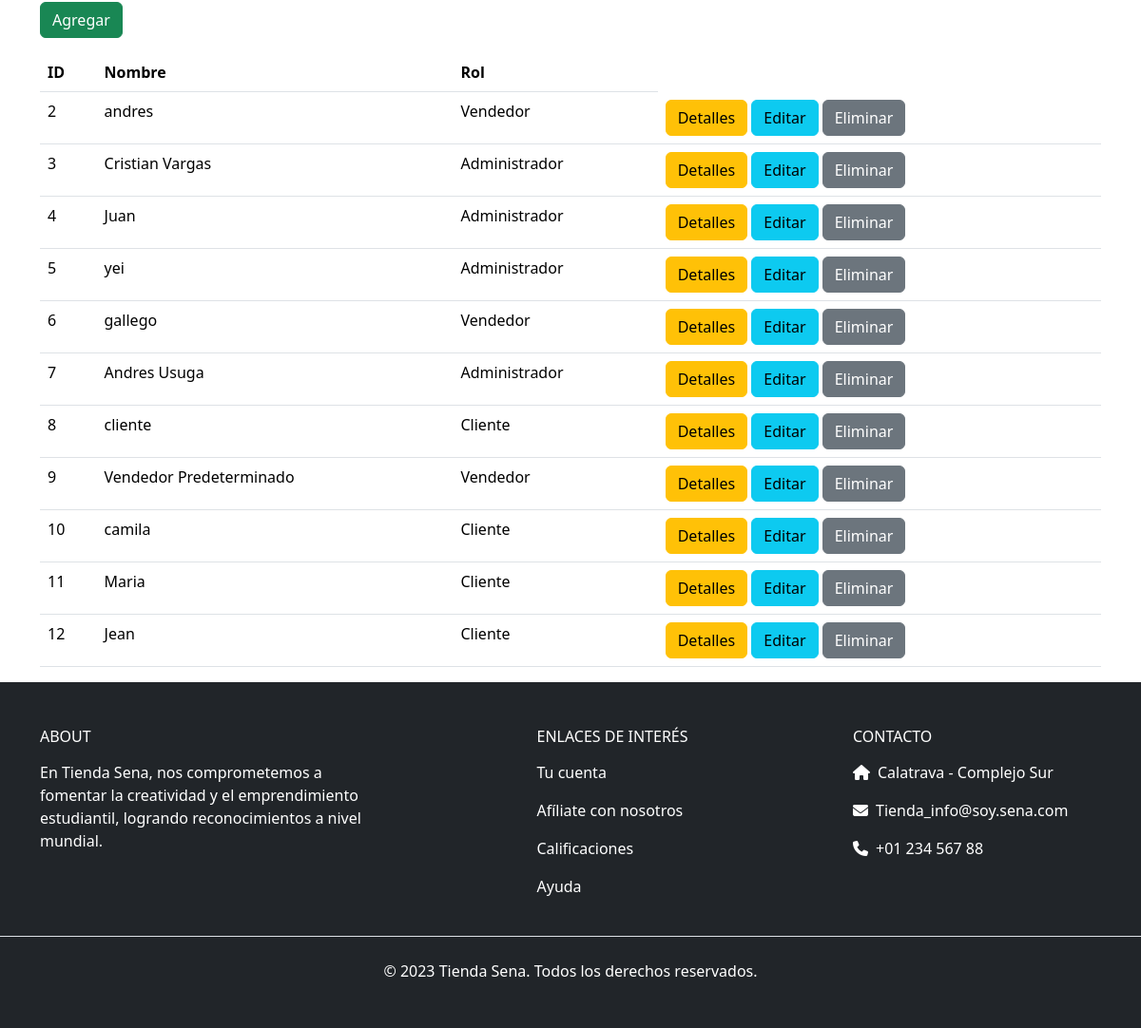
Before: /usuarios (lower part) with the older database file.
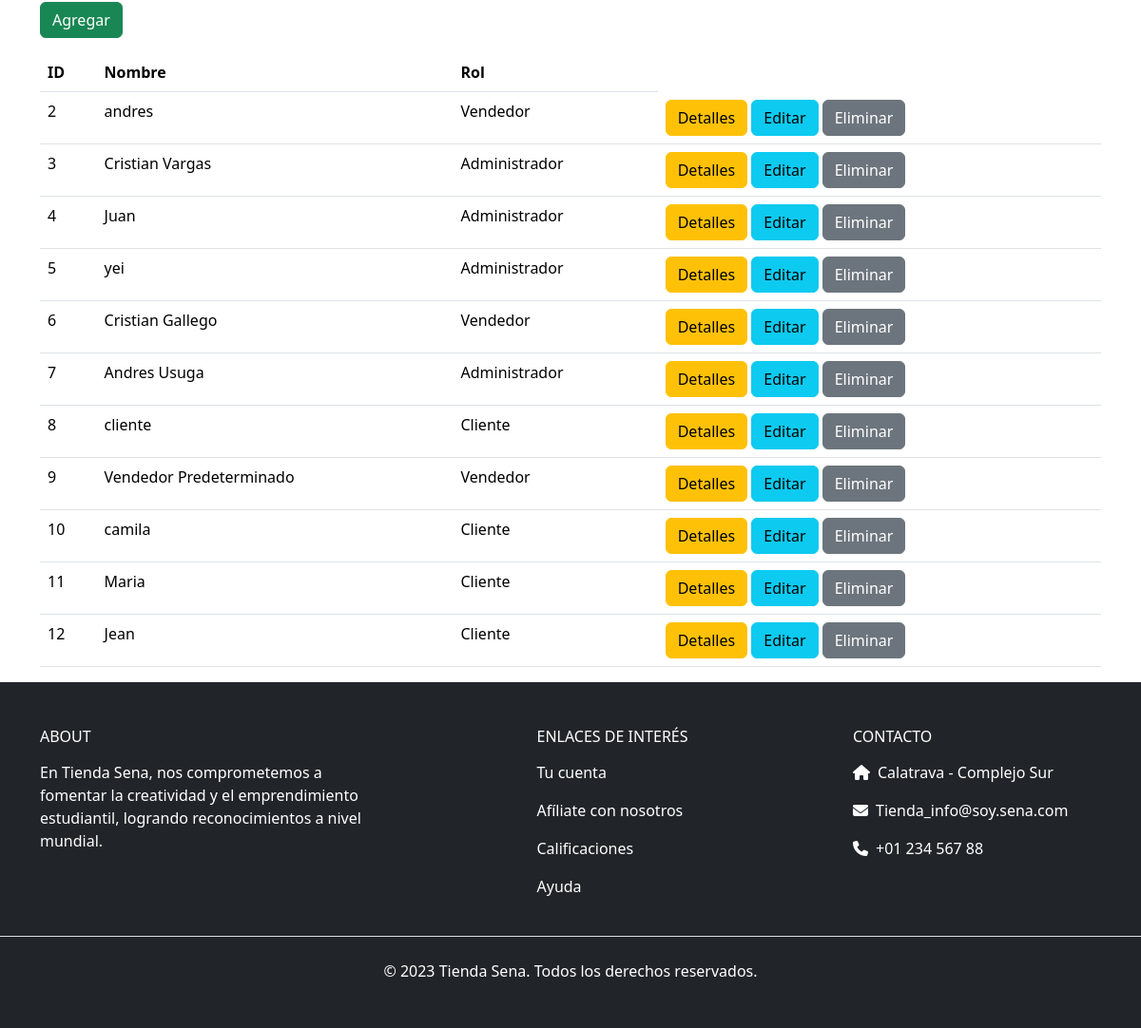
After: the same page with the newer database file.
### tienda_sena/models.py (models this page shows, shortened)
class Usuario(models.Model):
    nombre_apellido = models.CharField(max_length=150)
    documento = models.CharField(max_length=20, default="000000")
    contacto = models.IntegerField(default=0)
    correo = models.CharField(max_length=254, unique=True)
    password = models.CharField(max_length=20)
    ROLES = (
        (1, "Administrador"),
        (2, "Cliente"),
        (3, "Vendedor"),
    )
    rol = models.IntegerField(choices=ROLES, default=2)
    imagen_perfil = models.ImageField(upload_to='usuarios/', null=True, blank=True)  # Campo para la foto de perfil
    direccion = models.CharField(max_length=254, default="none")

### tienda_sena/views.py (the view)
# urls.py: path('usuarios', views.usuarios, name='usuarios'),
def usuarios(request):
    q = Usuario.objects.all()
    contexto = { "data": q }
    return render(request, "administrador/usuarios/listar_usuarios.html", contexto)

### tienda_sena/context_processors.py (called while the page is built)
def categorias(request):
    categorias = Producto.CATEGORIAS
    return {'categorias': categorias}

def colores(request):
    colores = Producto.COLORES
    return {'colores': colores}

### tienda_sena/templates/administrador/usuarios/listar_usuarios.html (shortened to what this page needs)
{% extends 'bases/base.html' %}
{% load static %}
{% block main %}
<div class="d-flex flex-wrap content">
    <div class="container mt-5">
        <a href="{% url 'agregar_usuario' %}" class="btn btn-success mb-3">Agregar</a>
        <table class="table">
            <thead>
                <tr>
                    <th>ID</th>
                    <th>Nombre</th>
                    <th>Rol</th>
                </tr>
            </thead>
            <tbody>
                {% for x in data %}
                    <tr>
                        <td>{{ x.id }}</td>
                        <td>{{ x.nombre_apellido }}</td>
                        <td>{{ x.get_rol_display }}</td>
                        <td>
                            <a href="{% url 'perfil_usuario_id' x.id %}" class="btn btn-warning">Detalles</a>
                            <a href="{% url 'editar_usuario' x.id %}" class="btn btn-info">Editar</a>
                            <a href="{% url 'eliminar_usuario' x.id %}" class="btn btn-secondary">Eliminar</a>
                        </td>
                    </tr>
                {% endfor %}
            </tbody>
        </table>
    </div>
</div>
{% endblock %}

Changed rows visible on the page:
changed Usuario id 6: nombre_apellido "gallego" → "Cristian Gallego"
